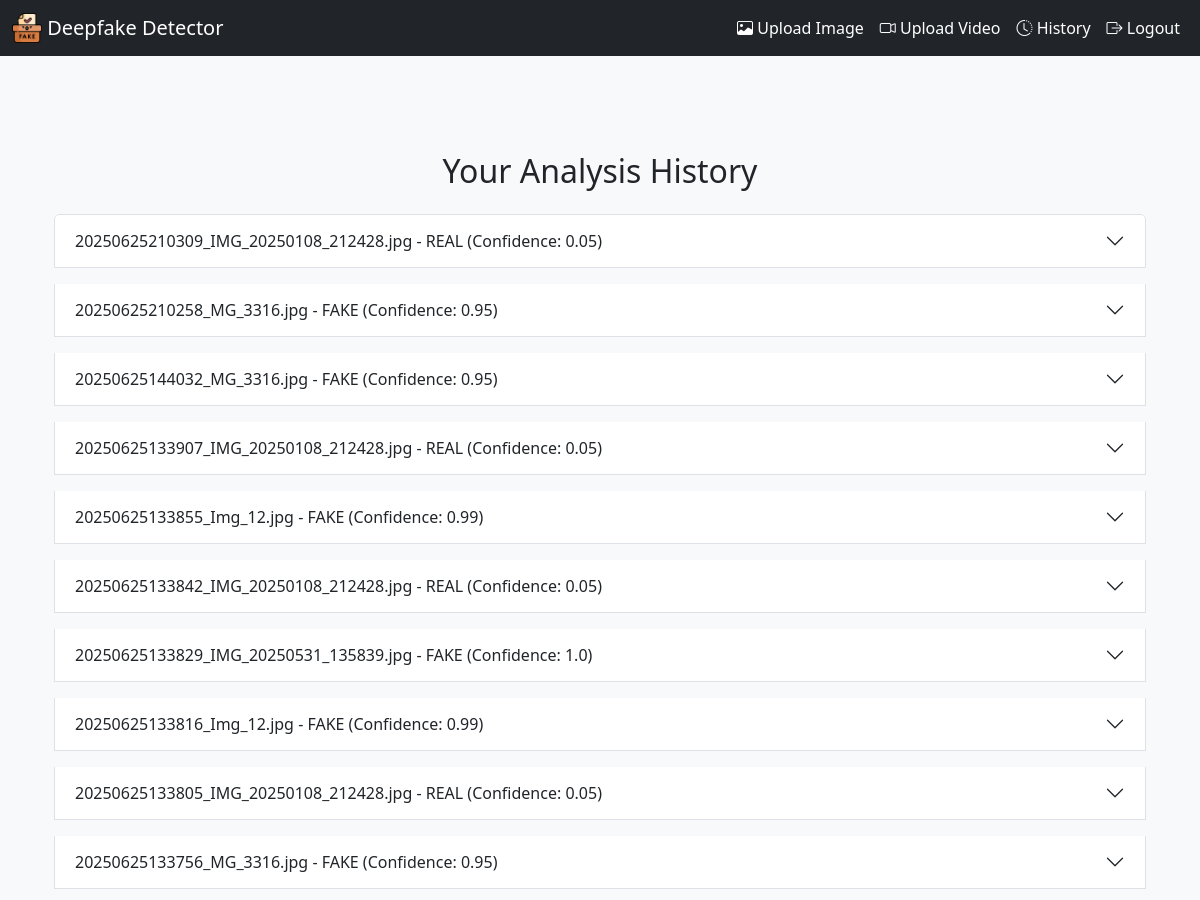
Before: /history (signed in, upper part) with the older database file.
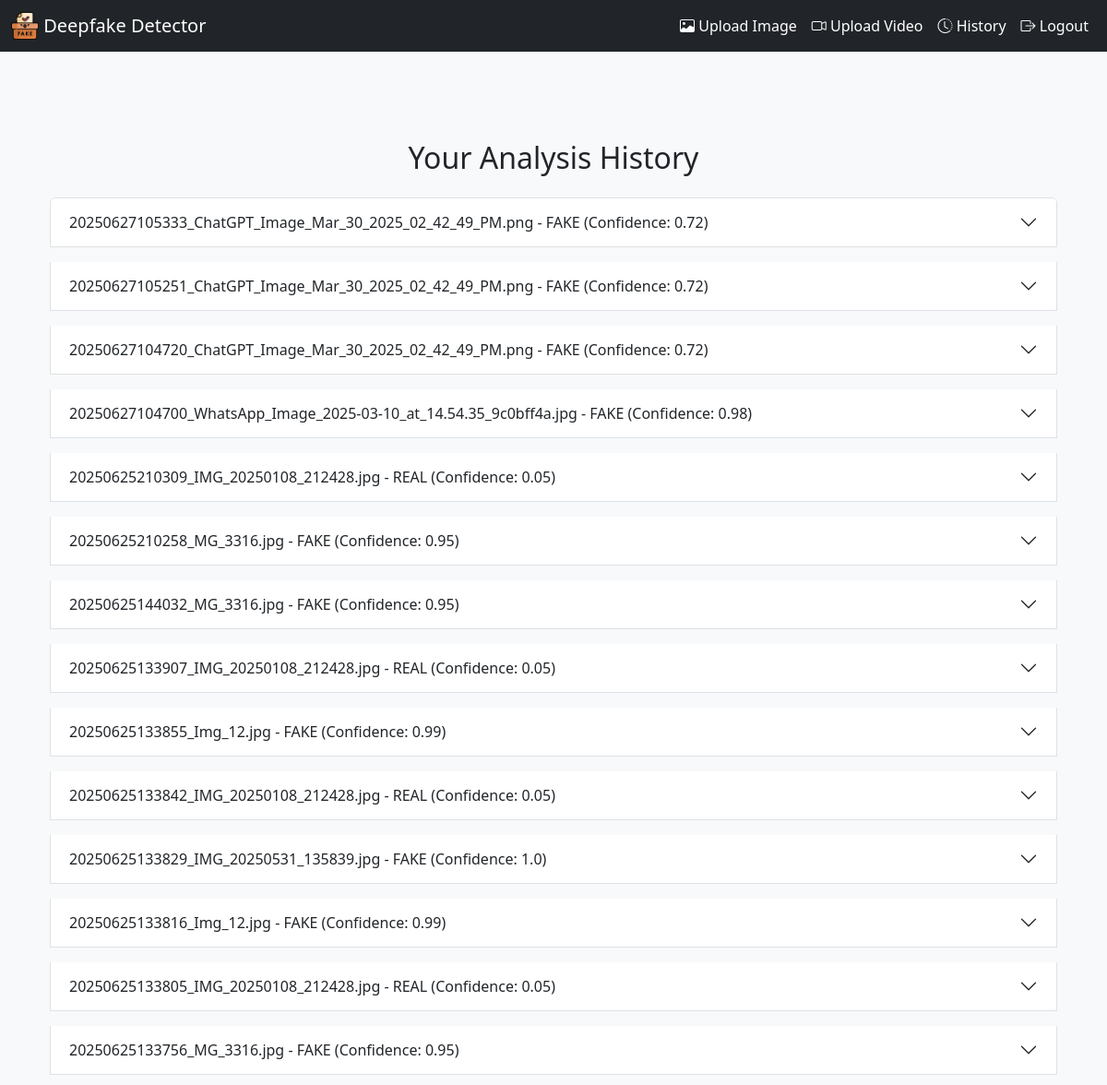
After: the same page with the newer database file.
### app.py (models this page shows)
class AnalysisResult(db.Model):
    id = db.Column(db.Integer, primary_key=True)
    user_id = db.Column(db.Integer, db.ForeignKey('user.id'), nullable=False)
    file_path = db.Column(db.String(255), nullable=False)
    result = db.Column(db.String(10), nullable=False)
    confidence_score = db.Column(db.Float, nullable=False)
    uploaded_at = db.Column(db.DateTime, default=datetime.utcnow)

### app.py (the view)
@app.route('/history')
def history():
    if 'user_id' not in session:
        return redirect(url_for('login'))
    results = AnalysisResult.query.filter_by(user_id=session['user_id']).order_by(AnalysisResult.uploaded_at.desc()).all()
    return render_template("history.html", results=results)

### app.py (called while the page is built)
@app.context_processor
def inject_user():
    return dict(logged_in='user_id' in session, username=session.get('username'), user_email=session.get('user_email'))

### templates/history.html (shortened to what this page needs)
{% extends "layout.html" %}
{% block content %}
<div class="container mt-5">
  <h2 class="text-center mb-4">Your Analysis History</h2>
  {% if results|length == 0 %}
  <div class="alert alert-info">No analysis results found.</div>
  {% else %}
  <div class="accordion" id="historyAccordion">
    {% for result in results %}
    <div class="accordion-item mb-3">
      <h2 class="accordion-header" id="heading{{ loop.index }}">
        <button class="accordion-button collapsed" type="button" data-bs-toggle="collapse" data-bs-target="#collapse{{ loop.index }}" aria-expanded="false" aria-controls="collapse{{ loop.index }}">
          {{ result.file_path.split('/')[-1] }} - {{ result.result }} (Confidence: {{ result.confidence_score }})
        </button>
      </h2>
    </div>
    {% endfor %}
  </div>
  {% endif %}
</div>
{% endblock %}

### templates/layout.html (shortened to what this page needs)
<!DOCTYPE html>
<html lang="en">
<head>
    <link href="https://cdn.jsdelivr.net/npm/bootstrap@5.3.0/dist/css/bootstrap.min.css" rel="stylesheet">
    <link rel="stylesheet" href="https://cdn.jsdelivr.net/npm/bootstrap-icons@1.10.5/font/bootstrap-icons.css">
</head>
<body>
    <nav class="navbar navbar-expand-lg navbar-dark">
        <div class="container-fluid">
            <a class="navbar-brand" href="{{ url_for('dashboard') }}">
                <img src="/static/images/icon.png" alt="Logo" width="30" height="30" class="d-inline-block align-top">
                Deepfake Detector
            </a>
            <div class="collapse navbar-collapse" id="navbarNav">
                <ul class="navbar-nav ms-auto">
                    <li class="nav-item">
                        <a class="nav-link" href="{{ url_for('upload_image') }}"><i class="bi bi-image"></i> Upload Image</a>
                    </li>
                    <li class="nav-item">
                        <a class="nav-link" href="{{ url_for('upload_video') }}"><i class="bi bi-camera-video"></i> Upload Video</a>
                    </li>
                    <li class="nav-item">
                        <a class="nav-link" href="{{ url_for('history') }}"><i class="bi bi-clock-history"></i> History</a>
                    </li>
                    <li class="nav-item">
                        <a class="nav-link" href="{{ url_for('logout') }}"><i class="bi bi-box-arrow-right"></i> Logout</a>
                    </li>
                </ul>
            </div>
        </div>
    </nav>
    <main class="container py-5">
        {% block content %}{% endblock %}
    </main>
</body>
</html>

### templates/layout.html (style rules this page uses)
body { background-color: #f8f9fa; font-family: 'Segoe UI', sans-serif; }
.navbar { background-color: #212529; }
.navbar a { color: white !important; }

Changed rows visible on the page:
added AnalysisResult: file_path "20250627105333_ChatGPT_Image_Mar_30_2025_02_42_49_PM.png", result "FAKE", confidence_score "0.72"
added AnalysisResult: file_path "20250627105251_ChatGPT_Image_Mar_30_2025_02_42_49_PM.png", result "FAKE", confidence_score "0.72"
added AnalysisResult: file_path "20250627104720_ChatGPT_Image_Mar_30_2025_02_42_49_PM.png", result "FAKE", confidence_score "0.72"
added AnalysisResult: file_path "20250627104700_WhatsApp_Image_2025-03-10_at_14.54.35_9c0bff4a.jpg", result "FAKE", confidence_score "0.98"
